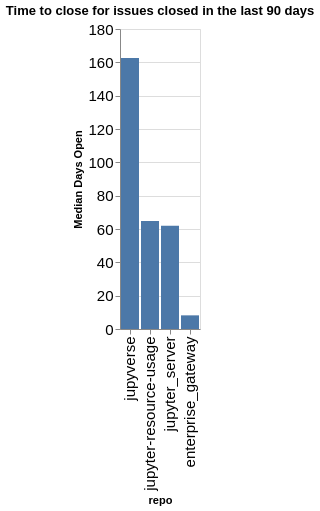

Write notebook code for a chart like this one.
### Code cell
time_open = closed.groupby(['org', 'repo']).agg({'time_open': 'median'}).reset_index()
time_open['time_open'] = time_open['time_open'] / (60 * 60 * 24)
time_open['org/repo'] = time_open.apply(lambda a: a['org'] + '/' + a['repo'], axis=1)
sorted_vals = time_open.sort_values(['org', 'time_open'], ascending=False)['repo'].values
alt.Chart(data=time_open, title=f"Time to close for issues closed in the last {n_days} days").mark_bar().encode(
    x=alt.X('repo', sort=alt.Sort(sorted_vals.tolist())),
    y=alt.Y('time_open', title="Median Days Open"),
)

### Figure 1 — Vega-Lite specification as saved in the notebook (floating-point values rounded to 4 significant figures)
{"config": {"axisLeft": {"labelFontSize": 15}, "axisBottom": {"labelFontSize": 15}}, "data": {"name": "data-2d0278beb907d251aeba40b9ea861ab3"}, "mark": {"type": "bar"}, "encoding": {"x": {"field": "repo", "sort": ["jupyverse", "jupyter-resource-usage", "jupyter_server", "enterprise_gateway"], "type": "nominal"}, "y": {"field": "time_open", "title": "Median Days Open", "type": "quantitative"}}, "title": "Time to close for issues closed in the last 90 days", "$schema": "https://vega.github.io/schema/vega-lite/v5.20.1.json", "datasets": {"data-2d0278beb907d251aeba40b9ea861ab3": [{"org": "jupyter-server", "repo": "enterprise_gateway", "time_open": 8.189, "org/repo": "jupyter-server/enterprise_gateway"}, {"org": "jupyter-server", "repo": "jupyter-resource-usage", "time_open": 64.81, "org/repo": "jupyter-server/jupyter-resource-usage"}, {"org": "jupyter-server", "repo": "jupyter_server", "time_open": 61.92, "org/repo": "jupyter-server/jupyter_server"}, {"org": "jupyter-server", "repo": "jupyverse", "time_open": 162.5, "org/repo": "jupyter-server/jupyverse"}]}}
